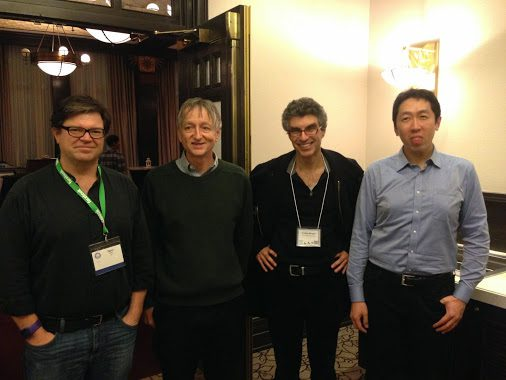
//> input picture lab_albertomorsels/stuff/DL_gurus.jpg, 506 x 380 px
$ ./hist DL_gurus.jpg   (built with g++ and OpenCV 4)
//> lines starting //> are read from the running program, lines starting //| are printed output that depends on the picture
//https://docs.opencv.org/4.x/db/da5/tutorial_how_to_scan_images.html

#include <opencv2/highgui.hpp>
#include <opencv2/imgcodecs.hpp>
#include <opencv2/imgproc.hpp>
#include <iostream>

using namespace std;
using namespace cv;

int main( int argc, char** argv){

    Mat I = imread(argv[1], IMREAD_COLOR);
//> I is the input picture: 380 rows x 506 cols, CV_8UC3; mean B, G, R 66.4, 80.3, 89
    if(I.empty()){
        cout << "Could not open or find the image!\n" << endl;
        return -1;
    }
    CV_Assert(I.type() == CV_8UC(3));
    Mat J;

    vector<Mat> BGR;
    split(I, BGR);
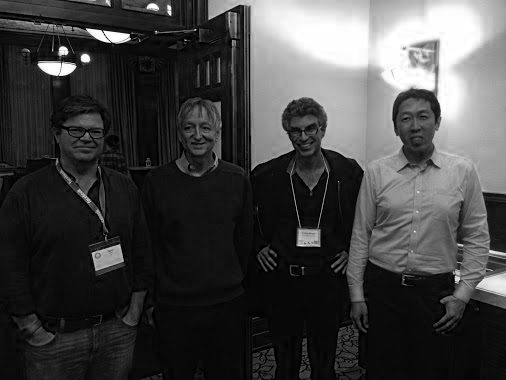
//> BGR[0]: 380 rows x 506 cols, CV_8UC1; min 0, max 255, mean 66.4
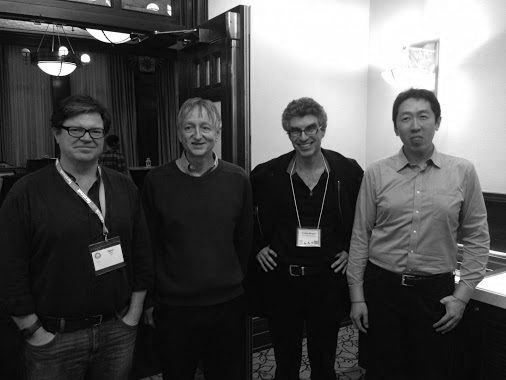
//> BGR[1]: 380 rows x 506 cols, CV_8UC1; min 0, max 255, mean 80.3
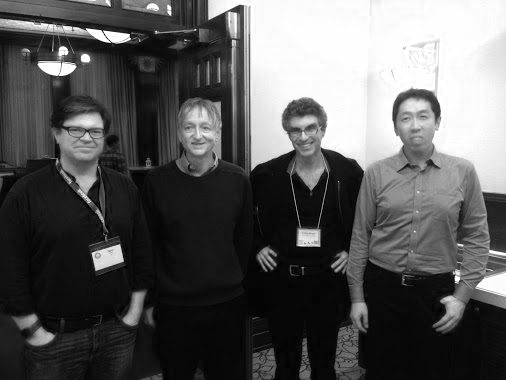
//> BGR[2]: 380 rows x 506 cols, CV_8UC1; min 0, max 255, mean 89
    for(int i=0; i<3; i++){
        equalizeHist(BGR[i],BGR[i]);
    }
    merge(BGR,J);
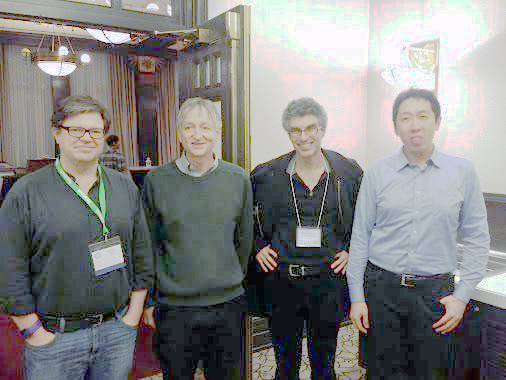
//> J: 380 rows x 506 cols, CV_8UC3; mean B, G, R 128.2, 129.3, 129.2

    imshow("I",I); imshow("J",J);
    waitKey(0); destroyAllWindows();

    return 0;
}
